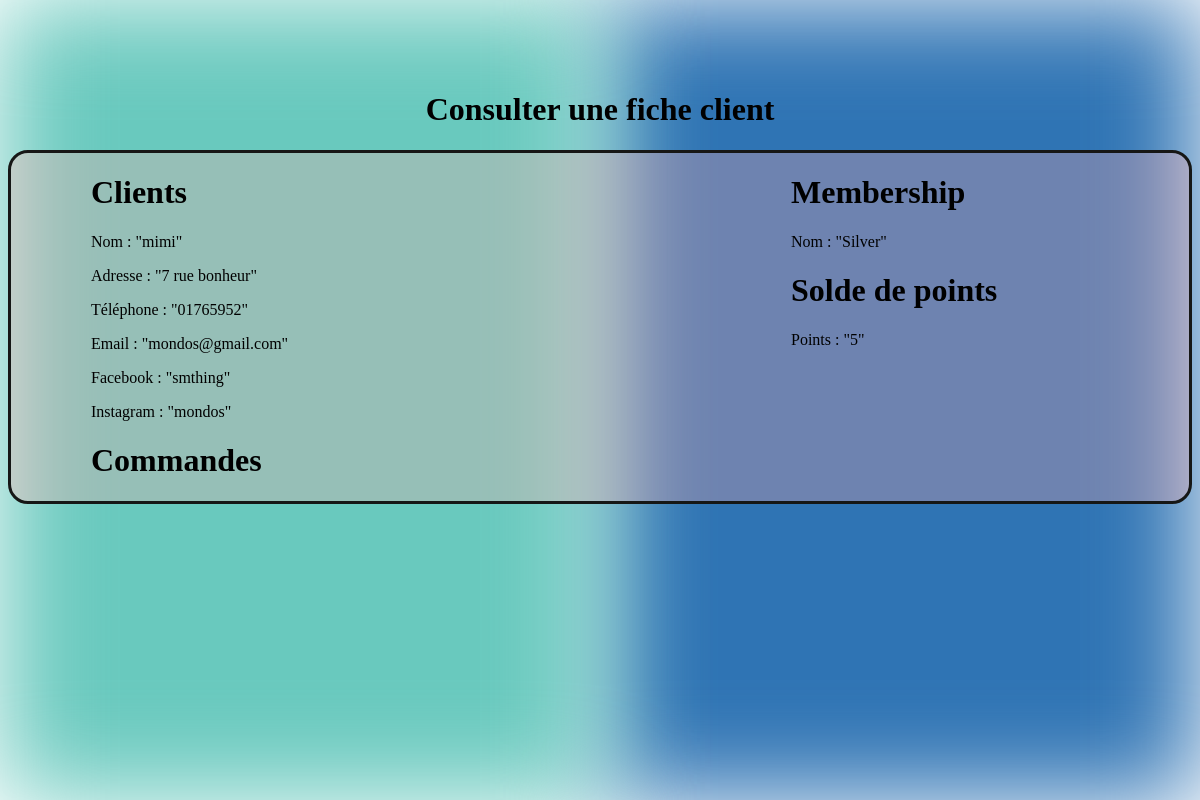
/index.php?action=consulter_fiche_client&id_client=12, run on an earlier commit of the app's database.
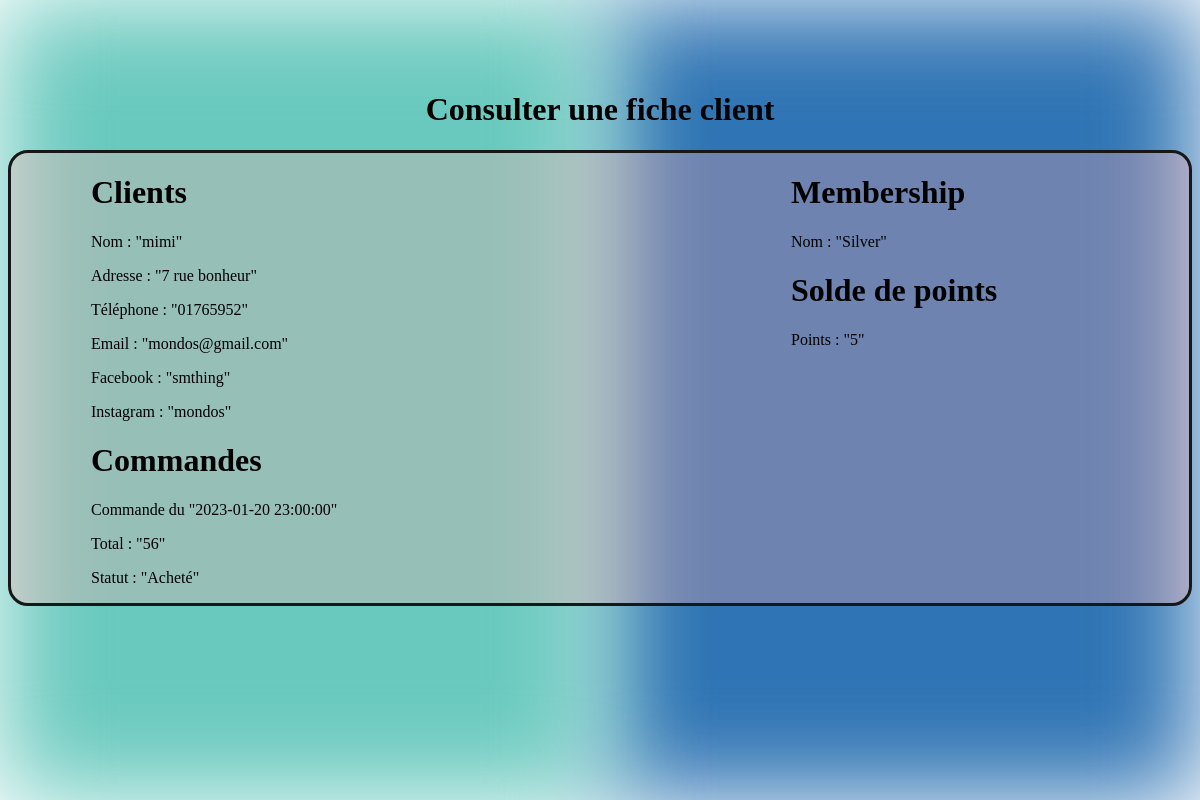
And on a later commit of the database.
### tables this page shows
CREATE TABLE IF NOT EXISTS `client` (
  `id_client` int(11) NOT NULL AUTO_INCREMENT,
  `nom` varchar(255) NOT NULL,
  `adresse` varchar(255) DEFAULT NULL,
  `facebook` varchar(255) DEFAULT NULL,
  `instagram` varchar(255) DEFAULT NULL,
  `email` varchar(255) DEFAULT NULL,
  `telephone` varchar(255) DEFAULT NULL,
  `id_membership` int(11) NOT NULL,
  PRIMARY KEY (`id_client`)
);

CREATE TABLE IF NOT EXISTS `membership` (
  `id_membership` int(11) NOT NULL AUTO_INCREMENT,
  `nom_membership` varchar(255) NOT NULL,
  `solde_min` int(11) NOT NULL,
  `solde_max` int(11) DEFAULT NULL,
  PRIMARY KEY (`id_membership`)
);

CREATE TABLE IF NOT EXISTS `solde_de_points` (
  `id_solde` int(11) NOT NULL AUTO_INCREMENT,
  `nombre_points` int(11) NOT NULL,
  `date_expiration` date DEFAULT NULL,
  PRIMARY KEY (`id_solde`)
);

CREATE TABLE IF NOT EXISTS `commande` (
  `id_commande` int(11) NOT NULL AUTO_INCREMENT,
  `date_commande` timestamp NOT NULL DEFAULT CURRENT_TIMESTAMP,
  `total` float NOT NULL,
  `date_livraison` timestamp NOT NULL,
  `frais_depot` float NOT NULL,
  `restant_a_payer` float NOT NULL,
  `frais_livraison` float NOT NULL,
  `statut` enum('Acheté','Fini','Livré','Arrivé','Expédié','Emballé','Déja acheté') NOT NULL,
  `date_expedition` timestamp NOT NULL,
  `note` varchar(255) DEFAULT NULL,
  `id_client` int(11) NOT NULL,
  PRIMARY KEY (`id_commande`)
);

### src/controllers/client/consulter_fiche_client.php (called while the page is built)
<?php
require_once('src/lib/database.php');
require_once('src/model/client.php');
class ConsulterFicheClient
{
    public function execute(int $id_client)
    {
        $connection = new DatabaseConnection();
        $clientRepository = new ClientRepository();
        $clientRepository->connection = $connection;
        $client = $clientRepository->getClientById($id_client);
        $commande = $clientRepository->getCommandsClient($id_client);
        $membership = $clientRepository->getMembershipClient($id_client);
        $solde = $clientRepository->getPointsClient($id_client);
        require('templates/client/consulter_fiche_client.php');
    }
}

### src/lib/database.php (called while the page is built)
<?php
class DatabaseConnection
{
    public ?\PDO $database = null;
    public function getConnection(): \PDO
    {
        if ($this->database === null) {
            $this->database = new \PDO('mysql:host=localhost;dbname=conciergerie;charset=utf8', 'root', '');
        }
        return $this->database;
    }
}

### src/model/client.php (called while the page is built, shortened)
<?php
require_once('src/lib/database.php');
class ClientRepository
{
    public DatabaseConnection $connection;
    public function getClientById(int $id_client): Client {
        $statement = $this->connection->getConnection()->prepare(
            "SELECT * FROM client WHERE id_client = ?"
        );
        $statement->execute([$id_client]);
        $row = $statement->fetch();
        $client = new Client();
        $client->id_client = $row['id_client'];
        $client->nom = $row['nom'];
        $client->adresse = $row['adresse'];
        $client->email = $row['email'];
        $client->telephone = $row['telephone'];
        $client->facebook = $row['facebook'];
        $client->instagram = $row['instagram'];
        $client->id_membership = $row['id_membership'];
        return $client;
    }
    public function getCommandsClient(int $id_client) : array
    {
        $statement = $this->connection->getConnection()->prepare(
            "SELECT * FROM commande WHERE id_client = ?"
        );
        $statement->execute([$id_client]);
        $commandes = [];
        while (($row = $statement->fetch())) {
            $commande = new Commande();
            $commande->id_commande = $row['id_commande'];
            $commande->date_commande = $row['date_commande'];
            $commande->total = $row['total'];
            $commande->date_livraison = $row['date_livraison'];
            $commande->frais_depot = $row['frais_depot'];
            $commande->restant_a_payer = $row['restant_a_payer'];
            $commande->frais_livraison = $row['frais_livraison'];
            $commande->statut = $row['statut'];
            $commande->note = $row['note'];
            $commande->id_client = $row['id_client'];
            $commandes[] = $commande;
        }
        return $commandes;
    }
    public function getMembershipClient(int $id_client) : String
    {
        $statement = $this->connection->getConnection()->prepare(
            "SELECT nom_membership FROM membership join client on client.id_membership = membership.id_membership WHERE id_client = ?"
        );
        $statement->execute([$id_client]);
        $row = $statement->fetch();
        return $row['nom_membership'];
    }
    public function getPointsClient(int $id_client) : int
    {
        $statement = $this->connection->getConnection()->prepare(
            "SELECT nombre_points FROM solde_de_points join client_solde on client_solde.id_solde = solde_de_points.id_solde WHERE id_client = ?"
        );
        $statement->execute([$id_client]);
        $row = $statement->fetch();
        return $row['nombre_points'];
    }
}
?>

### templates/client/consulter_fiche_client.php (the view, shortened to what this page needs)
<?php require('./templates/autres/background.php') ?>
<h1 class="title">Consulter une fiche client</h1>
<div class="ligne" style="display: flex;">
    <div class="infoLeft">
        <h1>Clients </h1>
        <p>Nom : "<?= $client->nom ?>" </p>
        <p> Adresse : "<?= $client->adresse ?>" </p>
        <p>Téléphone : "<?= $client->telephone ?>"</p>
        <p>Email : "<?= $client->email ?>"</p>
        <p>Facebook : "<?= $client->facebook ?>"</p>
        <p>Instagram : "<?= $client->instagram ?>"</p>
        <div>
            <h1>Commandes</h1>
            <?php foreach ($commande as $commande) : ?>
                <p>Commande du "<?= $commande->date_commande ?>"</p>
                <p>Total : "<?= $commande->total ?>"</p>
                <p>Statut : "<?= $commande->statut ?>"</p>
            <?php endforeach; ?>
        </div>
    </div>
    <div class="rightInfo" >
        <h1>Membership</h1>
        <p>Nom : "<?= $membership ?>"</p>
        <h1>Solde de points</h1>
        <p>Points : "<?= $solde ?>"</p>
    </div>
</div>
<?php $content = ob_get_clean(); ?>
<?php require('./templates/autres/layout.php') ?>

### index.php (shortened to what this page needs)
<?php
require_once('src/controllers/client/form_modifier_fiche_client.php');
require_once('src/controllers/client/consulter_fiche_client.php');
try {
    if (isset($_GET['action']) && $_GET['action'] !== '') {
        if ($_GET['action'] === 'gestion_clients') {
            (new GestionClients())->execute();
        }
        else if ($_GET['action'] === 'form_ajoutclient') {
            (new FormAjoutClient())->execute();
        }
        else if ($_GET['action'] === 'ajout_client') {
            (new AjoutClient())->execute($_POST);
        }
        else if ($_GET['action'] === 'delete_client') {
            if(isset($_GET['id_client']) && $_GET['id_client']>0){
                (new DeleteClient())->execute($_GET['id_client']);
            }
        }
        else if ($_GET['action'] === 'form_modifier_fiche_client') {
            if(isset($_GET['id_client']) && $_GET['id_client']>0){
                (new FormModifClient())->execute($_GET['id_client']);
            }
        }
        else if ($_GET['action'] === 'modifier_fiche_client') {
            if(isset($_GET['id_client']) && $_GET['id_client']>0){
                (new UpdateClient())->execute($_GET['id_client'], $_POST);
            }
            }
        else if ($_GET['action'] === 'gestion_commandes') {
            (new GestionCommandes())->execute();
        } else if ($_GET['action'] === 'export_csv') {
            (new ExportCSV())->execute();
        }
        else if ($_GET['action'] === 'consulter_fiche_client') {
            if(isset($_GET['id_client']) && $_GET['id_client']>0){
                (new ConsulterFicheClient())->execute($_GET['id_client']);
            }
        }
    } else {
        (new Accueil())->execute();
    }
} catch (Exception $e) {
    $errorMessage = $e->getMessage();
    require('./templates/autres/error.php');
}

### templates/autres/background.php
<div class="bg1"></div>
<div class="bg2"></div>

### templates/autres/layout.php (shortened to what this page needs)
<!DOCTYPE html>
<html>
    <head>
        <link href="css/styles.css" rel="stylesheet" />
    </head>
    <body>
        <?= $content ?>
    </body>
</html>

### css/styles.css (style rules this page uses)
.bg1 { background-color: #2f74b4; left: 50vw; filter: blur(50px); height: 100vh; position: absolute; top: 0; width: 50vw; }
.bg2 { background-color: #69c9be; left: 0; filter: blur(50px); height: 100vh; position: absolute; top: 0; width: 50vw; }
.title { position: relative; text-align: center; padding-top: 70px; color: black; }
.infoLeft { width: 700px; }
.rightInfo { width: 300px; }
.ligne { border: 3px solid rgb(22, 23, 22); border-radius: 20px; position: relative; padding-left: 5rem; padding-right: 5rem; background-color: rgba(255, 165, 165, 0.3); }

What changed in the data, as far as the page shows it:
no longer on this page (row unchanged): membership: nom_membership "Silver"
no longer on this page (row unchanged): solde_de_points: nombre_points "5"
added commande: date_commande "2023-01-20 23:00:00", total "56", statut "Acheté", id_client.nom_membership "Silver", id_client.nombre_points "5"
